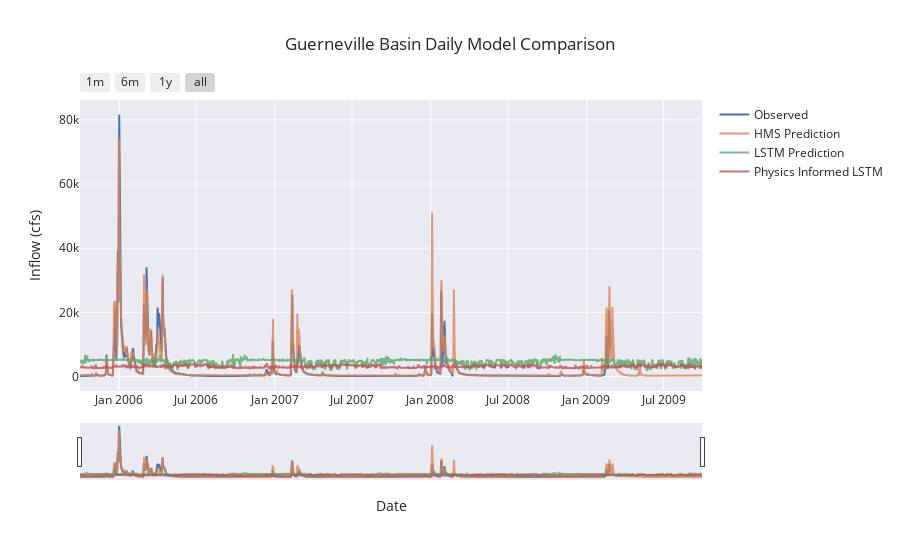

The notebook cell saved with this chart:
### Code cell
if not skip_best_model_test:
    fancyCombinedPlot(lstm_results=no_physics_test_csv, lstmPhysics_results= physics_test_csv, HMS_results=path_to_physics_data, title='Guerneville Basin Daily Model Comparison', fName = "guerneville_daily_test_metrics.csv", timeseries_filename ="guerneville_daily_test_combined_ts.csv")
else:
    fancyCombinedPlotFromDf(combined_df, title='Guerneville Basin Daily Model Comparison', fName = "guerneville_daily_test_metrics.csv")

### Figure 1 — Plotly figure (JSON) as saved in the notebook; plotly's stock layout.template omitted (floating-point values rounded to 4 significant figures; data arrays with more than 128 entries replaced by an {"elided": "..."} marker saying what was removed)
{"data": [{"mode": "lines", "name": "Observed", "type": "scatter", "x": {"elided": "1460 str values"}, "y": {"elided": "1460 float values"}}, {"mode": "lines", "name": "HMS Prediction", "opacity": 0.8, "type": "scatter", "x": {"elided": "1460 str values"}, "y": {"elided": "1460 float values"}}, {"mode": "lines", "name": "LSTM Prediction", "opacity": 0.8, "type": "scatter", "x": {"elided": "1460 str values"}, "y": {"elided": "1460 float values"}}, {"mode": "lines", "name": "Physics Informed LSTM", "opacity": 0.8, "type": "scatter", "x": {"elided": "1460 str values"}, "y": {"elided": "1460 float values"}}], "layout": {"hovermode": "x unified", "title": {"text": "Guerneville Basin Daily Model Comparison"}, "xaxis": {"rangeselector": {"buttons": [{"count": 1, "label": "1m", "step": "month", "stepmode": "backward"}, {"count": 6, "label": "6m", "step": "month", "stepmode": "backward"}, {"count": 1, "label": "1y", "step": "year", "stepmode": "backward"}, {"step": "all"}]}, "rangeslider": {"visible": true}, "title": {"text": "Date"}, "type": "date"}, "yaxis": {"title": {"text": "Inflow (cfs)"}}}}
